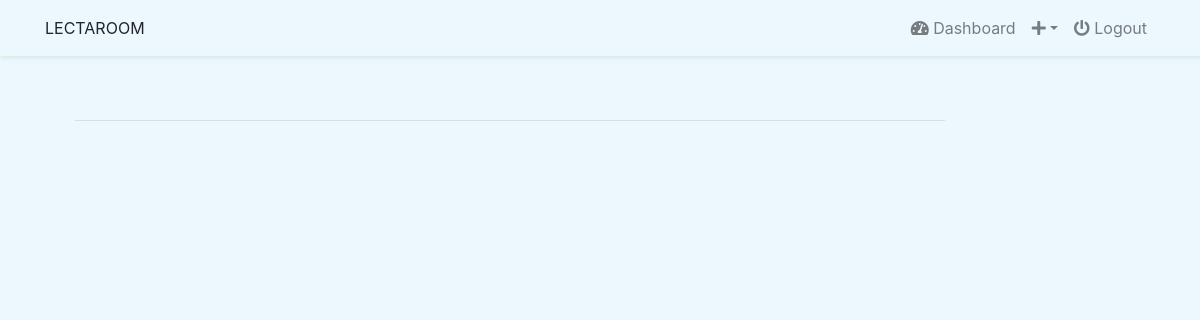
The page /class/assignment/ (signed in) on the database as committed earlier.
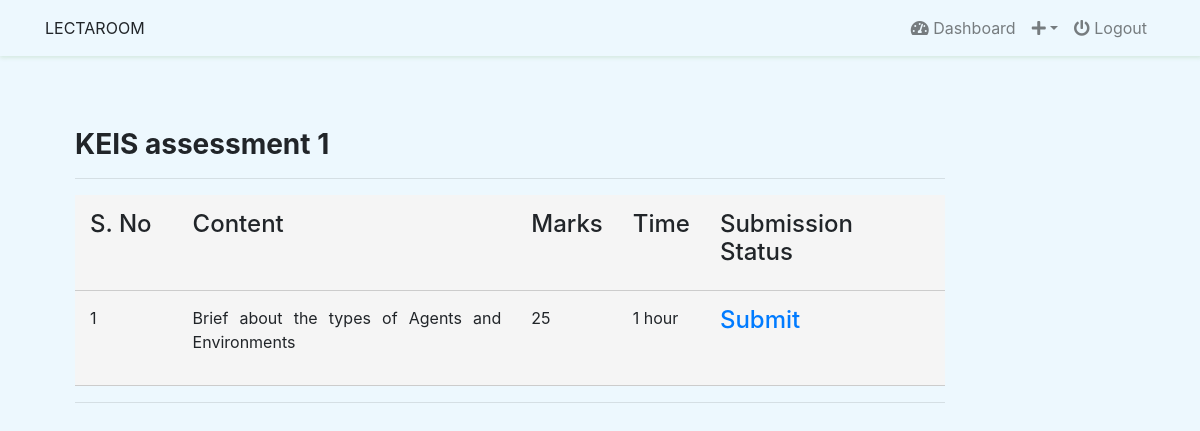
The same page on the database as committed later.
### classroom/models.py (models this page shows, shortened)
class Assignment(models.Model):
    id = models.IntegerField(primary_key=True)
    user = models.ForeignKey(User, on_delete=models.CASCADE)
    title = models.CharField(max_length=100)
    content = models.TextField()
    marks = models.CharField(max_length=20)
    duration = models.CharField(max_length=100)
    created_at = models.DateTimeField(auto_now_add=True, null=True)

### classroom/views/assignment.py (the view)
# urls.py: path('assignment/', AssignmentView.as_view(), name='assignment-list'),
class AssignmentView(ListView):
    model = Assignment
    template_name = 'core/instructor/assignments.html'
    context_object_name = 'assignment'
    @method_decorator(login_required(login_url=reverse_lazy('login')))
    def dispatch(self, request, *args, **kwargs):
        return super().dispatch(self.request, *args, **kwargs)
    def get_queryset(self):
        return self.model.objects.all()  # filter(user_id=self.request.user.id).order_by('-id')

### templates/core/instructor/assignments.html (shortened to what this page needs)
{% extends 'base.html' %}
{% load static %}
{% block content %}
<br>
<div class="container">
    <div class="col-12 col-sm-6 col-md-10">
        <br>
        {% if request.user.is_authenticated and request.user.is_teacher == 1 %}
            {% for foo in assignment %}
            <hr/>
                <h3><strong> {{ foo.title }}  </strong></h3>
                <table>
                    <thead>
                    <tr>
                        <th style="width:12%"><h4>S. No</h4></th>
                        <th style="width:68%"><h4>Content</h4></th>
                        <th style="width:10%"><h4>Marks</h4></th>
                        <th style="width:10%"><h4>Time</h4></th>
                    </tr>
                    </thead>
                    <tbody>
                        <tr>
                            <td>{{forloop.counter}}</td>
                            <td><p>{{ foo.content }} </p></td>
                            <td><p>{{ foo.marks }} </p></td>
                            <td><p>{{ foo.duration }}  </p></td>
                        </tr>
                       </tbody>
                </table>
           {% endfor %}
            <hr/>
            {% else %}
                {% for foo in assignment %}
                <br>
                    <h3><strong> {{ foo.title }}  </strong></h3>
                    <hr/>
                    <table>
                        <thead>
                        <tr>
                            <th style="width:12%"><h4>S. No</h4></th>
                            <th style="width:40%"><h4>Content</h4></th>
                            <th style="width:10%"><h4>Marks</h4></th>
                            <th style="width:10%"><h4>Time</h4></th>
                            <th style="width:30%"><h4>Submission Status</h4></th>
                        </tr>
                        </thead>
                        <tbody>
                            <tr>
                                <td>{{forloop.counter}}</td>
                                <td><p>{{ foo.content }} </p></td>
                                <td><p>{{ foo.marks }} </p></td>
                                <td><p>{{ foo.duration }}  </p></td>
                                <td><h4><a href="{% url 'assignment-submission' %}">Submit {{data.is_submitted}}</a></h4></td>
                             </tr>
                        </tbody>
                    </table>
                    {% endfor %}
                <hr/>
            {% endif %}
            <br/>
        </div>
    </div>
{% endblock %}

### templates/base.html (shortened to what this page needs)
{% load static %}
<!doctype html>
<html lang="en">
<head>
    <link rel="stylesheet" href="https://cdnjs.cloudflare.com/ajax/libs/font-awesome/5.15.3/css/all.min.css" />
    {% load static %}
    <link rel="stylesheet" href="{% static 'css/min.css' %}">
    <link rel="stylesheet" href="{% static 'css/custom.css' %}">
</head>
<body  >
{% include 'nav.html' %}
<div class="container">
{% block content %}
{% endblock %}
</div>
</body>
</html>

### templates/nav.html (shortened to what this page needs)
<nav class="navbar navbar-expand-md navbar-light "  >
    <div class="container">
        <div class="collapse navbar-collapse" id="navbarNav">
            <span>LECTAROOM</span>
              <ul class="navbar-nav ml-auto">
                {% if user.is_authenticated %}
                {% if user.is_teacher %}
                  <li class="nav-item"><a href="{% url 'teacher' %}" class="nav-link"><i class="fas fa-tachometer-alt"></i>  Dashboard</a></li>
                {% else %}
                  <li class="nav-item"><a href="{% url 'student' %}" class="nav-link"><i class="fas fa-tachometer-alt"></i>  Dashboard</a></li>
                {% endif %}
                    <li class="nav-item dropdown">
                        <a href="" class="nav-link dropdown-toggle" href="#" id="navbarDropdown" role="button" data-toggle="dropdown" aria-haspopup="true" aria-expanded="false"><i class="fas fa-plus"></i></a>
                    </li>
                    <li class="nav-item">
                        <a href="{% url 'logout' %}"  class="nav-link"> <i class="fas fa-power-off"></i> Logout</a>
                    </li>
                {% else %}
                    <span>Where you can <strong>Enjoy</strong> Your <strong>Study</strong> </span>
                {% endif %}
            </ul>
        </div>
    </div>
    </nav>

### static/css/custom.css (style rules this page uses)
body { background-color: #edf8fe; }
nav { background-color: #edf8fe; box-shadow: 0.5px 1px 4px 1px #d5eae1; position: sticky; top: 0; left: 0; right: 0; z-index: 1; }

### templates/core/instructor/assignments.html (style rules this page uses)
table { border-collapse: collapse; width: 100%; }
tr { background-color: #f5f5f5; }
th, td { vertical-align:top; padding: 15px; text-align: justify; border-bottom: 1px solid #ccc; }

Rows that differ between the two databases and show on the page:
added Assignment: title "KEIS assessment 1", content "Brief about the types of Agents and Environments", marks "25", duration "1 hour"
